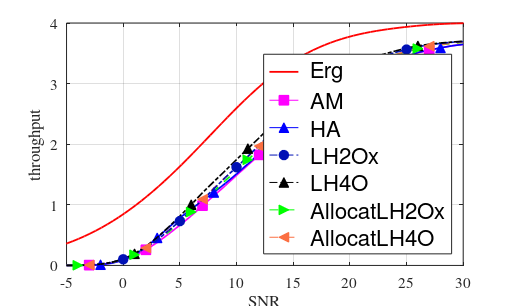

The MATLAB source for this figure:
clc;
clear;
%clf;
colour_peach = [251 111 66] ./ 255;
colour_darkblue = [1 17 181] ./ 255;
figure(1)

load Er_MI_16QAM.mat

plot(SNR,Er_MI_16QAM_fading,'r','linewidth',1.3)

hold on 
plot(10,10,'-sm','markerfacecolor','m','MarkerSize',7)
plot(10,10,'-^b','markerfacecolor','b','MarkerSize',7)
%plot(10,10,'--og','markerfacecolor','g','MarkerSize',7)
%plot(10,10,'--^','Color',colour_peach,'MarkerEdgeColor',colour_peach,'markerfacecolor',colour_peach,'MarkerSize',7)
plot(10,10,'-.o','Color',colour_darkblue,'MarkerEdgeColor',colour_darkblue,'markerfacecolor',colour_darkblue,'MarkerSize',7)
plot(10,10,'-.^k','markerfacecolor','k','MarkerSize',7)
plot(10,10,'--g>','markerfacecolor','g','MarkerSize',7)
plot(10,10,'--<','Color',colour_peach,'MarkerEdgeColor',colour_peach,'markerfacecolor',colour_peach,'MarkerSize',7)

hold on

% L-HARQ, problem of renewal-reward K=2
load LHARQ_translated_AMC_policy_16QAM_turbo_code_K_2_dop_0.1_rho_0.8_epsilon_0.1_smallSet.mat

%L-HARQ throughput with AMC_policy
throughput_lharq_delta_1_K_2=throughput_lharq_delta(1,:);
%L-HARQ throughput with optimal delta
throughput_lharq_K_2=throughput_lharq(1,:);
%

% L-HARQ, problem of renewal-reward K=4
load LHARQ_translated_AMC_policy_16QAM_turbo_code_K_4_dop_0.1_rho_0.8_epsilon_0.1_smallSet.mat

%L-HARQ throughput with AMC_policy
throughput_lharq_delta_1_K_4=throughput_lharq_delta(1,:);
%L-HARQ throughput with optimal delta
throughput_lharq_K_4=throughput_lharq(1,:);

%


load HARQ_AMC_policy_16QAM_Turbo_code_dop_0.1rho_0.8167.mat

plot(SNRdB,AMC_eta(1,:),'-m','linewidth',1.2)
amrk1=AMC_eta(1,(3:5:end-2));

plot(SNRdB,AMC_eta(4,:),'-b','linewidth',1.2)
amrk2=AMC_eta(4,(4:5:end-2));

load LHARQ_allocation_translated_AMC_policy_16QAM_turbo_code_K_2_dop_0.1_rho_0.8.mat 
plot(SNRdB,throughput_lharq,'--g','linewidth',1.2)
amrk3=throughput_lharq(2:5:end-2)

hold on
load LHARQ_allocation_translated_AMC_policy_16QAM_turbo_code_K_4_dop_0.1_rho_0.8.mat 
plot(SNRdB,throughput_lharq,'--','Color',colour_peach,'linewidth',1.2)
amrk4=throughput_lharq(3:5:end)




plot(SNRdB(3:5:end-2),amrk1,'sm','markerfacecolor','m','MarkerSize',7)

plot(SNRdB(4:5:end-2),amrk2,'^b','markerfacecolor','b','MarkerSize',7)

%%

%plot(SNRdB,throughput_lharq_delta_1_K_2,'--g','linewidth',1.2)
%amrk1=throughput_lharq_delta_1_K_2(3:5:end-2);

%plot(SNRdB,throughput_lharq_delta_1_K_4,'--','Color',colour_peach,'linewidth',1.2)
%amrk2=throughput_lharq_delta_1_K_4(4:5:end-2);


%load LHARQ_translated_AMC_policy_16QAM_Perfect_Decoding_continuous_R_dop_0.1rho_0.8_V_leger.mat

plot(SNRdB,throughput_lharq_K_2,'-.','Color',colour_darkblue,'linewidth',1.2)
amrk11=throughput_lharq_K_2(6:5:end-2);

plot(SNRdB,throughput_lharq_K_4,'-.k','linewidth',1.2)
amrk22=throughput_lharq_K_4(7:5:end-2);

%plot(SNRdB(3:5:end-2),amrk1,'og','markerfacecolor','g','MarkerSize',7)

%plot(SNRdB(4:5:end-2),amrk2,'^','MarkerEdgeColor',colour_peach,'markerfacecolor',colour_peach,'MarkerSize',7)

plot(SNRdB(6:5:end-2),amrk11,'o','MarkerEdgeColor',colour_darkblue,'markerfacecolor',colour_darkblue,'MarkerSize',7)

plot(SNRdB(7:5:end-2),amrk22,'^k','markerfacecolor','k','MarkerSize',7)
plot(SNRdB(2:5:end-2),amrk3,'g>','markerfacecolor','g','MarkerSize',7)
plot(SNRdB(3:5:end-2),amrk4,'<','MarkerEdgeColor',colour_peach,'markerfacecolor',colour_peach,'MarkerSize',7)




xlabel('SNR')
ylabel('throughput')

grid

%legend(' Erg',' AM',' HA',' LH2',' LH4',' LH2O',' LH4O','Location','SouthEast')
legend(' Erg',' AM',' HA',' LH2Ox',' LH4O',' AllocatLH2Ox',' AllocatLH4O','Location','SouthEast')
axis([-5 30 0 4])

set(gca,'fontsize',11)
ll=legend;
set(ll,'FontSize',16);
%set(gcf,'PaperPositionMode','manual');

set(gcf,'PaperUnits','centimeters');
lar=512;
lon=2*lar/(1.1+sqrt(5));
set(gcf,'Position',[384 874 lar lon]);
set(gcf,'PaperPosition',[1.19 16 1.19 16]);
set(gca,'fontName','Times')
set(gcf,'PaperPositionMode','auto');




name_figure = 'LHARQ_allocation_rho80_TC';
print('-depsc','-r300',name_figure)
